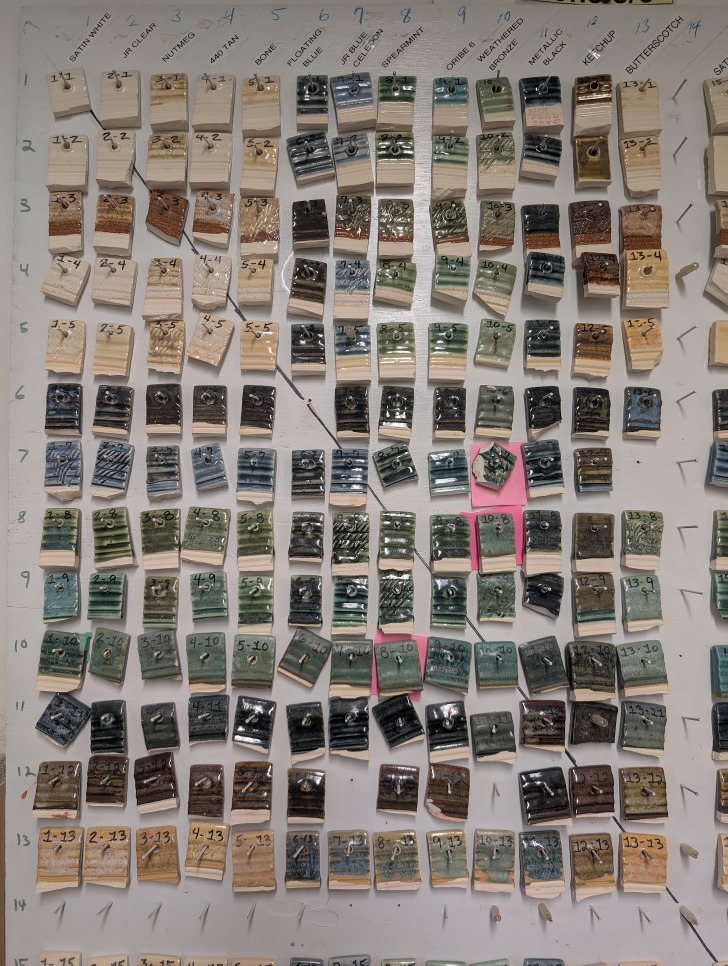
#> input picture docs/glaze-board/cone6-board.jpg, 1455 x 1932 px, found by its file name (shown at 1/2 size)
$ python crop_swatches.py
#> lines starting #> are read from the running program, lines starting #| are printed output that depends on the picture
"""Crop the diagonal (single-glaze) tiles from the Cone 6 board photo.
Outputs individual swatches + a labeled contact sheet for review."""
import os
from PIL import Image, ImageDraw

SRC = "/home/mayorawesome/whatsglazin/docs/glaze-board/cone6-board.jpg"
OUT = "/home/mayorawesome/whatsglazin/public/glazes"
os.makedirs(OUT, exist_ok=True)

# (slug, center_x, center_y) — centers of the diagonal (single-glaze) tiles.
# floating-blue (6-6) is omitted: that tile is missing from the board (bare nail),
# so it keeps its gradient swatch.
GLAZES = [
    ("satin-white", 140, 192),
    ("jr-clear", 235, 315),
    ("nutmeg", 335, 452),
    ("440-tan", 432, 572),
    ("bone", 528, 695),
    ("jr-blue-celadon", 705, 968),
    ("spearmint", 812, 1090),
    ("oribe-6", 920, 1215),
    ("weathered-bronze", 1012, 1362),
    ("metallic-black", 1110, 1478),
    ("ketchup", 1208, 1606),
    ("butterscotch", 1300, 1748),
]

BW, BH = 104, 112  # crop box size

im = Image.open(SRC).convert("RGB")
#> im is the input picture: PIL image 1455x1932 RGB; mean R, G, B 134.1, 125.8, 118.9
crops = []
for slug, cx, cy in GLAZES:
    box = (cx - BW // 2, cy - BH // 2, cx + BW // 2, cy + BH // 2)
    c = im.crop(box)
    c.save(os.path.join(OUT, f"{slug}.jpg"), quality=90)
    crops.append((slug, c))
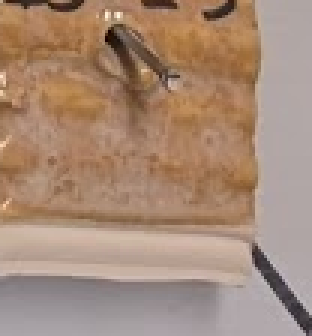
#> c: PIL image 104x112 RGB (shown 3 times larger); mean R, G, B 166.4, 138.4, 119.3
#> after the loop, crops = 12 items

# Contact sheet: 5 cols, labeled.
cols = 5
cell_w, cell_h, pad, lab = 150, 165, 10, 22
rows = (len(crops) + cols - 1) // cols
#> rows = 3
sheet = Image.new("RGB", (cols * cell_w, rows * cell_h), (245, 241, 231))
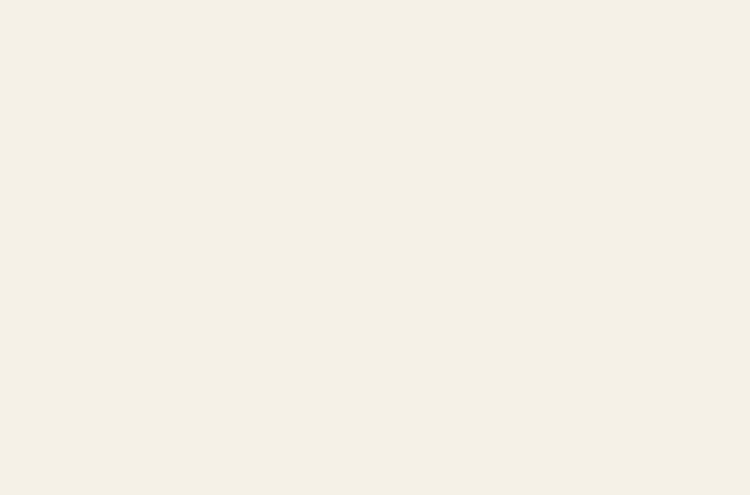
#> sheet: PIL image 750x495 RGB; mean R, G, B 245, 241, 231
d = ImageDraw.Draw(sheet)
for i, (slug, c) in enumerate(crops):
    r, cc = divmod(i, cols)
    x, y = cc * cell_w + pad, r * cell_h + pad
    thumb = c.resize((cell_w - 2 * pad, cell_h - 2 * pad - lab))
    sheet.paste(thumb, (x, y))
    d.text((x, y + cell_h - 2 * pad - lab + 2), slug, fill=(42, 32, 24))
#> this loop made 12 passes
#> (slug, r, cc, x, y) on passes 1 to 12: ('satin-white', 0, 0, 10, 10), ('jr-clear', 0, 1, 160, 10), ('nutmeg', 0, 2, 310, 10), ('440-tan', 0, 3, 460, 10), ('bone', 0, 4, 610, 10), ('jr-blue-celadon', 1, 0, 10, 175), ('spearmint', 1, 1, 160, 175), ('oribe-6', 1, 2, 310, 175), ('weathered-bronze', 1, 3, 460, 175), ('metallic-black', 1, 4, 610, 175), ('ketchup', 2, 0, 10, 340), ('butterscotch', 2, 1, 160, 340)
#> pass 1, `thumb = c.resize((cell_w - 2 * pad, cell_h - 2 * pad - lab))`:
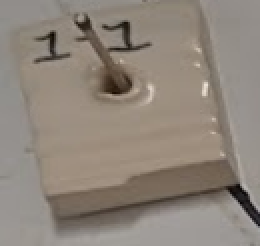
#> thumb: PIL image 130x123 RGB (shown 2 times larger); mean R, G, B 142.9, 133.2, 123.2
#> pass 3, `thumb = c.resize((cell_w - 2 * pad, cell_h - 2 * pad - lab))`:
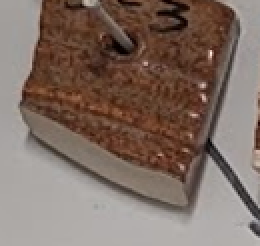
#> thumb: PIL image 130x123 RGB (shown 2 times larger); mean R, G, B 127.5, 109.5, 100
#> after the loop:
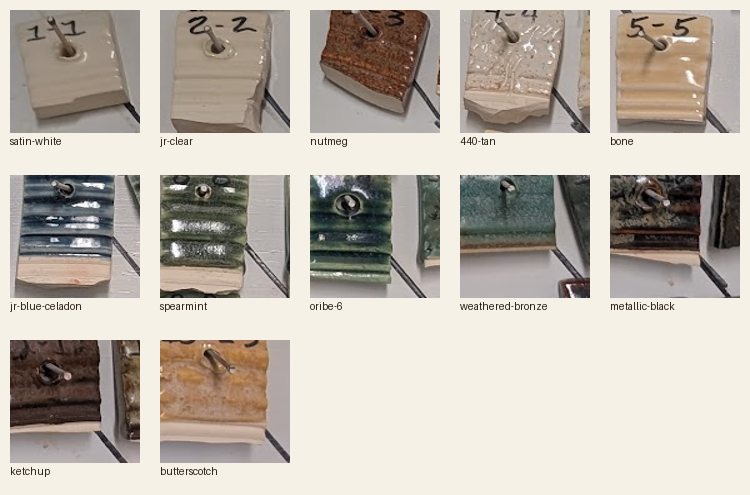
#> sheet: PIL image 750x495 RGB; mean R, G, B 187.2, 179.8, 170.4
#> after the loop:
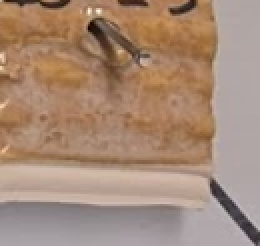
#> thumb: PIL image 130x123 RGB (shown 2 times larger); mean R, G, B 166.4, 138.4, 119.3
sheet.save("/home/mayorawesome/whatsglazin/docs/glaze-board/contact-sheet.jpg", quality=90)

# Annotated overview: draw the crop boxes on the full board.
ov = im.copy()
od = ImageDraw.Draw(ov)
for slug, cx, cy in GLAZES:
    box = (cx - BW // 2, cy - BH // 2, cx + BW // 2, cy + BH // 2)
    od.rectangle(box, outline=(230, 30, 30), width=4)
    od.text((box[0], box[1] - 16), slug[:6], fill=(230, 30, 30))
ov.thumbnail((900, 1200))
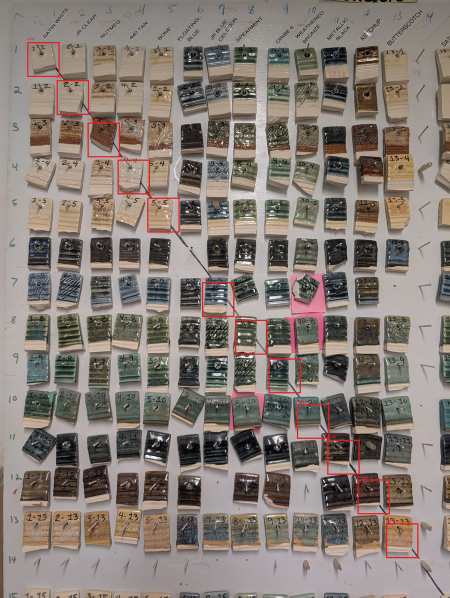
#> ov: PIL image 900x1195 RGB (shown at 1/2 size); mean R, G, B 134.8, 125.1, 118.2
ov.save("/home/mayorawesome/whatsglazin/docs/glaze-board/overview.jpg", quality=88)
print("wrote", len(crops), "crops + contact sheet + overview")
#| wrote 12 crops + contact sheet + overview
